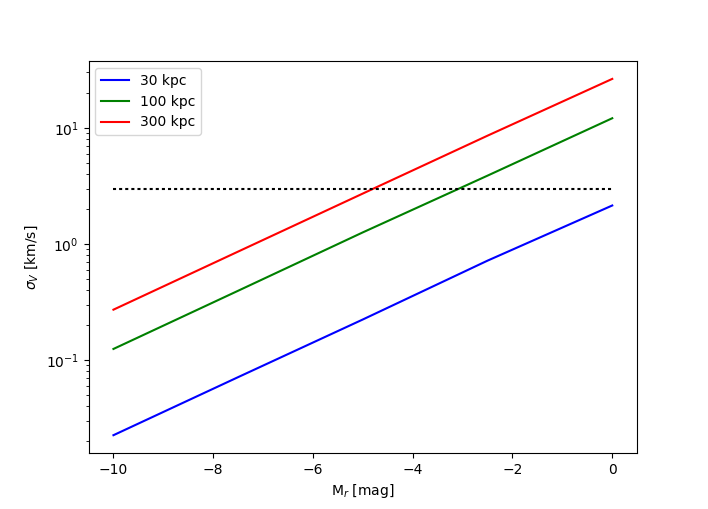

The Python source for this figure:
import down_girardi
import scipy.interpolate
import read_girardi
import numpy as np
import matplotlib.pyplot as plt


def fixer(m_ini, int_imf):
	# remove the points from the interpolated isochrone that are too close in
	# m_ini
	diff = np.diff(int_imf)
	xind = np.where(diff > 1e-10)[0]
	return m_ini[xind], int_imf[xind], xind


def genstar(m_ini, int_imf, dm, N, mags=None, maglim=None, pad=0.5):
	# sample the isochrone
	if maglim is not None:
		if not isinstance(maglim, dict):
			raise Exception('oops')
	else:
		maglim = {}
	m_ini_F, int_imf_F, good_F = fixer(m_ini, int_imf)
	im1, im2 = int_imf_F.min(), int_imf_F.max()
	m1, m2 = m_ini_F.min(), m_ini_F.max()
	II = scipy.interpolate.UnivariateSpline(int_imf_F, m_ini_F, s=0, k=2)

	interps = {}
	# pad = 0.5 # extra padding in magnitude
	mgrid = np.linspace(m1, m2, 100000, True)
	imgrid = np.linspace(im1, im2, 100000)
	xind = np.ones(len(mgrid), dtype=bool)
	for k, v in mags.items():
		magII = scipy.interpolate.UnivariateSpline(m_ini_F, v[good_F], s=0, k=2,
												   ext=2)
		interps[k] = magII
		if k in maglim:
			curxind = (magII(mgrid) + dm) < (maglim[k] + pad)
			xind = xind & curxind
	if xind.sum() == 0:
		return None
	minmass = mgrid[xind].min()
	minim = np.nonzero(II(imgrid) >= minmass)[0][0]
	minim = max(0, minim - 1)
	minim = imgrid[minim]  # starting point in the IMF
	res = {}
	cnt = 0
	cnt2 = 0
	while cnt < N:
		#print (cnt)
		masses = II(np.random.uniform(minim, im2, size=int(N)))
		curres = []
		xind = np.ones(N, dtype=bool)
		for k, v in interps.items():
			if k not in res:
				res[k] = []
			curmag = v(masses) + dm
			#1 / 0
			if k in maglim:
				xind = xind & (curmag < maglim[k])
			res[k].append(curmag)

		for k in interps.keys():
			res[k][-1] = res[k][-1][xind]
		cnt += xind.sum()
		cnt2 += N
		#1 / 0
	for k in interps.keys():
		res[k] = np.concatenate(res[k])
	return res


def getnorm(dm, maglim):
	# find the luminosity of a system with on average one star above the limit
	nstars = 1e8
	dat0 = genstar(iso['M_ini'], iso['int_IMF'], 0, int(nstars),
				   mags={'r': iso['r'], 'g': iso['g']},	 maglim={'r': maglim})
	totlum = -2.5 * np.log10((10**(-dat0['r'] / 2.5)).sum() / nstars)
	return totlum


maglim = 25
cache = {}
iso = down_girardi.getit(10, -2, "SDSS ugriz")


def simSat(mv, dm, maglim):
	# simulate a satellite with luminosity mv at a distance modulus of dm
	# with the magnitude limit of maglim
	if (dm, maglim) not in cache:
		cache[dm, maglim] = getnorm(dm, maglim)
	norm = cache[dm, maglim]

	# expected number of stars above the limit
	Nstars = 10**((norm - mv) / 2.5)
	Nstars1 = np.random.poisson(Nstars)
	# actual number of stars

	dat = genstar(iso['M_ini'], iso['int_IMF'], dm, Nstars1,
				  mags={'r': iso['r'],
						'g': iso['g']},
				  maglim={'r': maglim})
	return dat


def getVelPrec(mv, dist, maglim, muPmI):
	# args luminosity[mags], distance[kpc]
	dm = 5 * np.log10(dist * 1e3) - 5
	dat = simSat(mv, dm, maglim)
	muerr = 10**muPmI(dat['r'])
	muerr = np.sqrt(1. / (1. / muerr**2).sum())
	rverr = muerr * dist * 4.74
	return rverr

def getVelPrec1(mv, dist, maglim, muPmI):
	# args luminosity[mags], distance[kpc]
	dm = 5 * np.log10(dist * 1e3) - 5
	dat = simSat(mv, dm, maglim)
	muerr = 10**muPmI(dat['r'])
	rverr = muerr * dist * 4.74
	rvsig = 5
	ret = 1/np.sqrt(2) /rvsig / np.sqrt(np.sum(1/(rvsig**2+rverr**2)**2))
	#rverr = np.sqrt(1. / (1. / rverr**2).sum())
	return ret


# LSST precision in proper motions
mag_lsst = np.arange(16, 25.1, 1.)
mu_lsst = np.array([0.15, 0.15, 0.15, 0.15, 0.15,
					0.18, 0.20, 0.4, 1., 3.])  # mas/yr
# pm interpolator
muPmI = scipy.interpolate.UnivariateSpline(
	mag_lsst, np.log10(mu_lsst), s=0, k=2)


def plotter(plotname):
	plt.clf()
	maglim = 25
	lums = [-10, -7.5, -5, -2.5, 0]
	colors = ['blue', 'green', 'red']
	for ii, d in enumerate([30, 100, 300]):
		res = []
		for l in lums:
			print('doing distance %f, Mr %f' % (d, l))
			res.append(getVelPrec1(l, d, maglim, muPmI))
		plt.plot(lums, res, color=colors[ii], label='%d kpc' % d)
	plt.plot([-10,0,],[3,3],':',color='black')
	plt.gca().set_yscale('log')
	plt.xlabel(r'M$_r$ [mag]')
	plt.ylabel(r'$\sigma_V$ [km/s]')
	plt.legend()

	plt.savefig(plotname)
